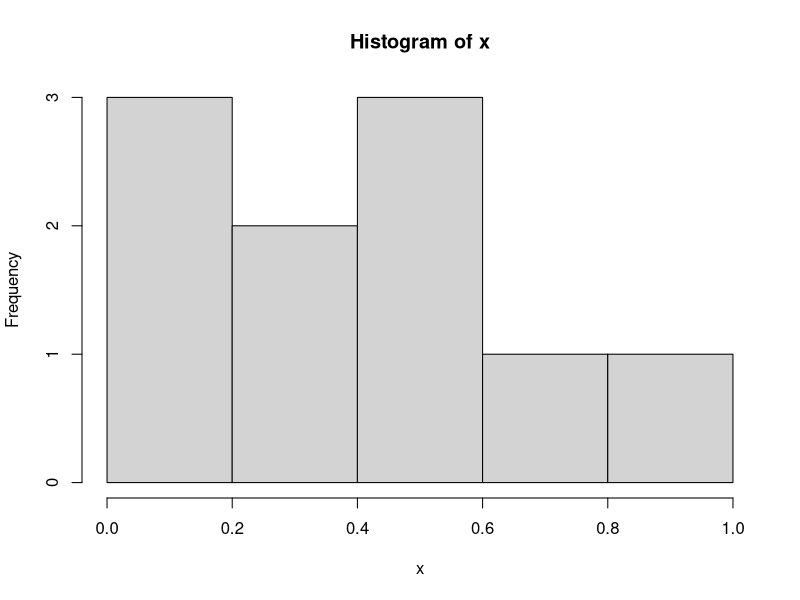
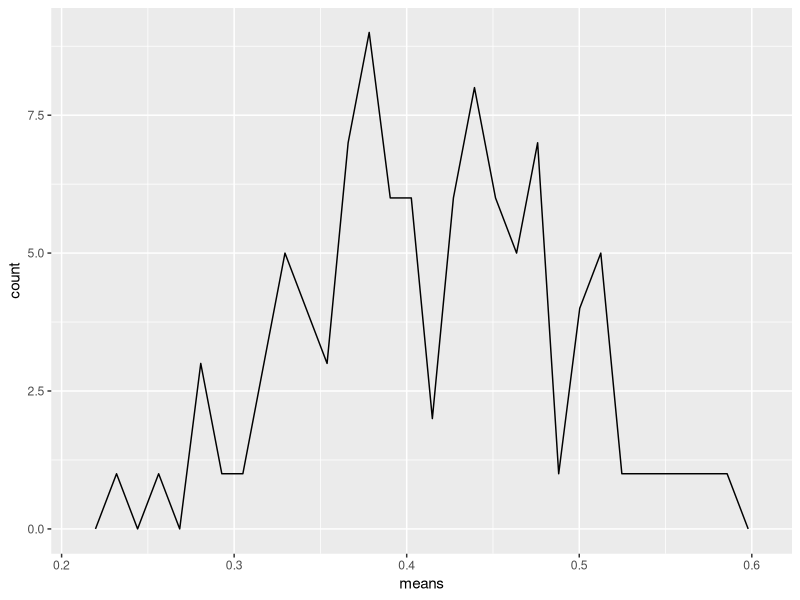
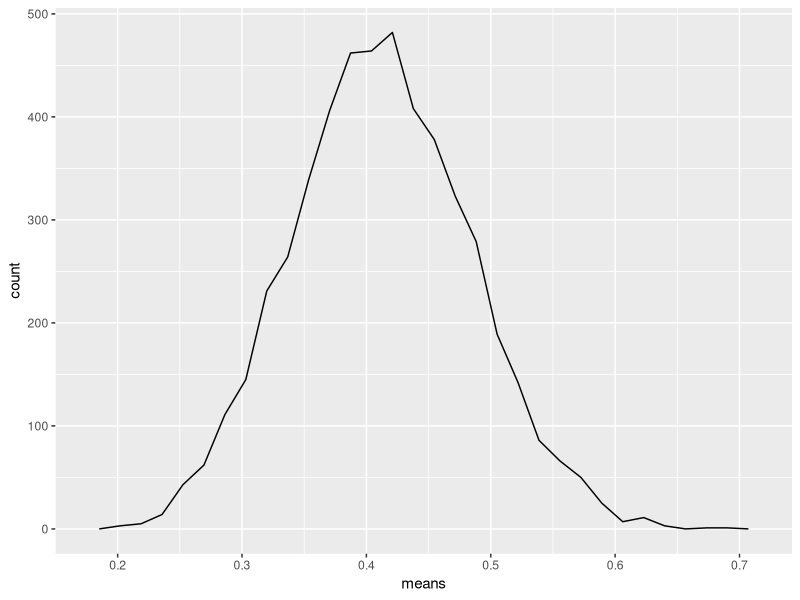

Source code (R) for these figures, in order:
## ---- chunk 1
knitr::opts_chunk$set(echo = TRUE)
## ---- chunk 2
x <- runif(10)
hist(x)
mean(x)
resample <- sample(x, replace = TRUE)
mean(resample)
library(dplyr)
library(ggplot2)
# Resample 100 times, and find the mean of each
tibble(num = 1:100) %>% 
    group_by(num) %>% 
    mutate(means = mean(sample(x, replace = TRUE))) %>% 
    ggplot(aes(x = means)) +
    geom_freqpoly()
    
# Resample a 5000 times, and find the mean of each
tibble(num = 1:5000) %>% 
    group_by(num) %>% 
    mutate(means = mean(sample(x, replace = TRUE))) %>% 
    ggplot(aes(x = means)) +
    geom_freqpoly()

## ---- chunk 3
library(boot)
# Create a function to take a resample of the values, 
# and then calculate the mean
boot_mean <- function(original_vector, resample_vector) {
    mean(original_vector[resample_vector])
}
# R is number of replications
mean_results <- boot(x, boot_mean, R = 2000)
# Load broom to get a tidy dataframe as output.
library(broom)
tidy(mean_results)
# Calculate the confidence intervals
boot.ci(mean_results)


# If you bootstrap for a statistic with two values, the individual rows are
# resampled. However, the rows are still paired together (no reshuffling of the
# order occurs).


boot_corr <- function(data, resample_vector) {
    cor(data$x[resample_vector], data$y[resample_vector])
}
ds <- data.frame(y = runif(10), x = runif(10))
# Original correlation
cor(ds$x, ds$y)
# Bootstrapped correlation
cor_results <- boot(ds, boot_corr, R = 100)
tidy(cor_results)
# Plus confidence interval
boot.ci(cor_results)

boot_corr <- function(data, resample_vector) {
    cor(data$x[resample_vector], data$y[resample_vector])
}
ds <- data.frame(y = runif(10), x = runif(10))
# Original correlation
cor(ds$x, ds$y)
# Bootstrapped correlation
cor_results <- boot(ds, boot_corr, R = 100)
tidy(cor_results)
# Plus confidence interval
boot.ci(cor_results)
